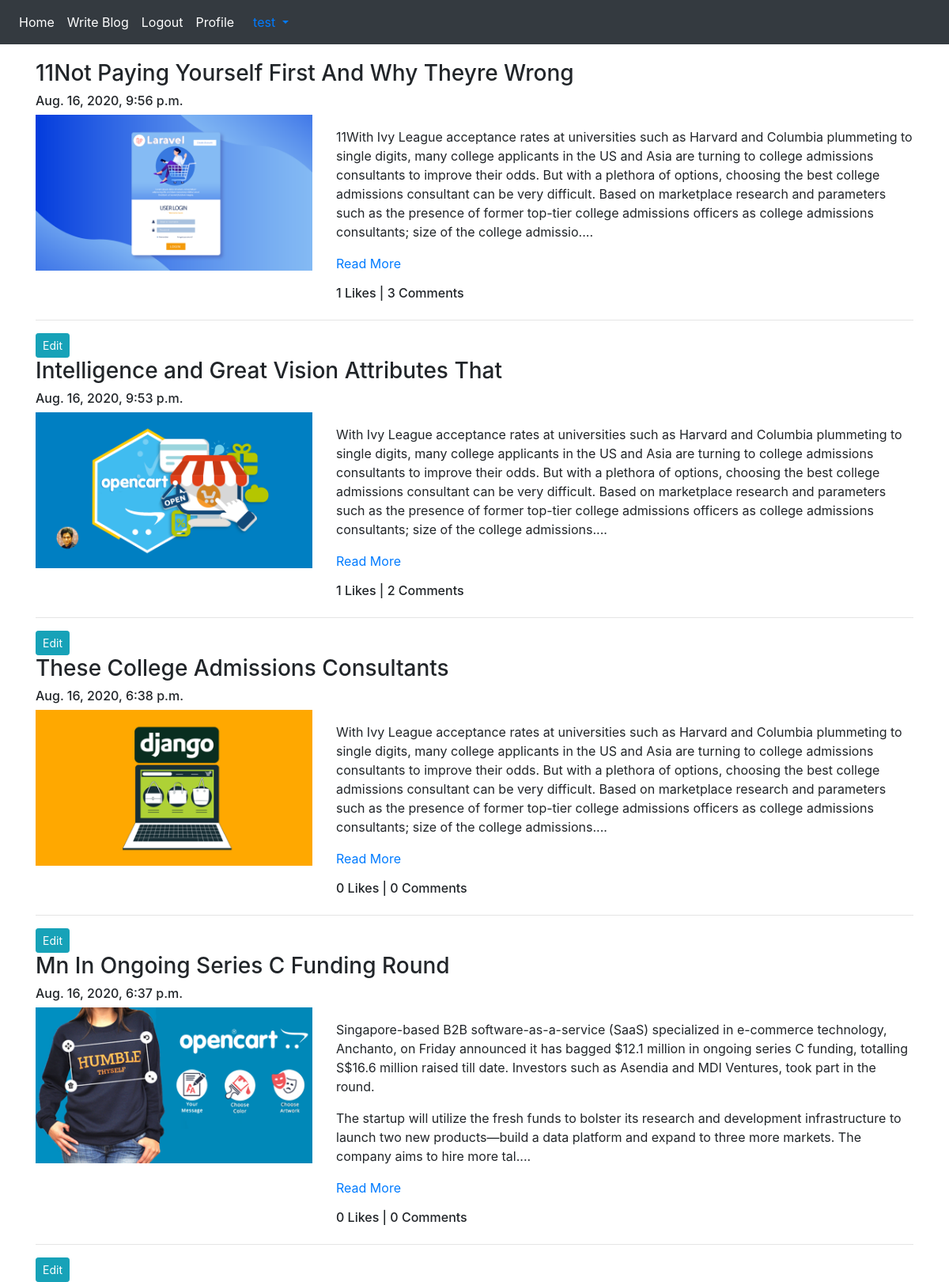
The app's page /blog/my-blog/ (signed in) with its own data.
### App_Blog/models.py (models this page shows, shortened)
class Blog(models.Model):
    author = models.ForeignKey(User, on_delete=models.CASCADE, related_name='post_author')
    blog_title = models.CharField(max_length=264, verbose_name="Put a Title")
    slug = models.SlugField(max_length=264, unique=True)
    blog_content = models.TextField(verbose_name="What is on your mind?")
    blog_image = models.ImageField(upload_to='blog_images', verbose_name="Blog Image")
    publish_date = models.DateTimeField(auto_now_add=True)
    update_date = models.DateTimeField(auto_now=True)
    class Meta:
        ordering = ['-publish_date']

### App_Blog/views.py (the view)
# urls.py: path('my-blog/', views.MyBlogs.as_view(), name='my_blogs'),
class MyBlogs(LoginRequiredMixin,TemplateView):
    template_name = 'App_Blog/my_blogs.html'

### App_Blog/templatetags/custom_filters.py (called while the page is built)
def range_filter(value):
    return value[0:500] + "...."

### templates/App_Blog/my_blogs.html (shortened to what this page needs)
{% extends 'base.html' %}
{% load custom_filters %}
{% block body_block %}
  {% for blog in user.post_author.all %}
<h3>{{ blog.blog_title }}</h3>
<h6>{{ blog.publish_date }}</h6>
<div class="row">
  <div class="col-sm-4">
    <img src="/media/{{blog.blog_image}}" width="100%">
  </div>
  <div class="col-sm-8">
    <p>{{ blog.blog_content|range_filter|linebreaks }}
       <a href="{% url 'App_Blog:blog_details' slug=blog.slug %}">Read More</a>
    </p>
    <h6>{{ blog.liked_blog.count }} Likes | {{ blog.blog_comment.count }} Comments</h6>
  </div>
</div>
<hr>
<a href="{% url 'App_Blog:edit_blog' pk=blog.pk %}" class="btn btn-info btn-sm">Edit</a>
  {% endfor %}
{% endblock %}

### templates/base.html (shortened to what this page needs)
<!doctype html>
<html lang="en">
  <head>
    <link rel="stylesheet" href="https://stackpath.bootstrapcdn.com/bootstrap/4.5.2/css/bootstrap.min.css">
<link rel="stylesheet" href="https://maxcdn.bootstrapcdn.com/font-awesome/4.6.3/css/font-awesome.min.css">
  </head>
  <body>
    <nav class="navbar navbar-expand-sm bg-dark navbar-dark">
        <ul class="navbar-nav">
          <li class="nav-item active">
            <a class="nav-link" href="{% url 'index' %}">Home</a>
          </li>
          {% if user.is_authenticated %}
          <li class="nav-item active">
            <a class="nav-link" href="{% url 'App_Blog:create_blog' %}">Write Blog</a>
          </li>
          <li class="nav-item active">
            <a class="nav-link" href="{% url 'App_Login:logout' %}">Logout</a>
          </li>
          <li class="nav-item active">
            <a class="nav-link" href="{% url 'App_Login:profile' %}">Profile</a>
          </li>
          {% endif %}
        </ul>
       {% if user.is_authenticated %}
        <div class="nav-item dropdown">
          <a class="nav-link dropdown-toggle" href="#" id="navbardrop" data-toggle="dropdown">
            {{ user.username }}
          </a>
      </div>
      {% endif %}
    </nav>
    <div class="container" style="padding-top:20px">
      {% block body_block %}
      {% endblock %}
    </div>
  </body>
</html>

### records on screen
Blog: blog_title "11Not Paying Yourself First And Why Theyre Wrong", publish_date "Aug. 16, 2020, 9:56 p.m.", blog_image (picture), blog_content|range_filter "11With Ivy League acceptance rates at universities such as Harvard and Columbia plummeting to single digits, many college applicants in the US and Asia are turning to college admissions consultants to improve their odds. But with a plethora of options, choosing the best college admissions consultant can be very difficult. Based on marketplace research and parameters such as the presence of former top-tier college admissions officers as college admissions consultants; size of the college admissio....", liked_blog.count "1", blog_comment.count "3"
Blog: blog_title "Intelligence and Great Vision Attributes That", publish_date "Aug. 16, 2020, 9:53 p.m.", blog_image (picture), blog_content|range_filter "With Ivy League acceptance rates at universities such as Harvard and Columbia plummeting to single digits, many college applicants in the US and Asia are turning to college admissions consultants to improve their odds. But with a plethora of options, choosing the best college admissions consultant can be very difficult. Based on marketplace research and parameters such as the presence of former top-tier college admissions officers as college admissions consultants; size of the college admissions....", liked_blog.count "1", blog_comment.count "2"
Blog: blog_title "These College Admissions Consultants", publish_date "Aug. 16, 2020, 6:38 p.m.", blog_image (picture), blog_content|range_filter "With Ivy League acceptance rates at universities such as Harvard and Columbia plummeting to single digits, many college applicants in the US and Asia are turning to college admissions consultants to improve their odds. But with a plethora of options, choosing the best college admissions consultant can be very difficult. Based on marketplace research and parameters such as the presence of former top-tier college admissions officers as college admissions consultants; size of the college admissions....", liked_blog.count "0", blog_comment.count "0"
Blog: blog_title "Mn In Ongoing Series C Funding Round", publish_date "Aug. 16, 2020, 6:37 p.m.", blog_image (picture), blog_content|range_filter "Singapore-based B2B software-as-a-service (SaaS) specialized in e-commerce technology, Anchanto, on Friday announced it has bagged $12.1 million in ongoing series C funding, totalling S$16.6 million raised till date. Investors such as Asendia and MDI Ventures, took part in the round. The startup will utilize the fresh funds to bolster its research and development infrastructure to launch two new products—build a data platform and expand to three more markets. The company aims to hire more tal....", liked_blog.count "0", blog_comment.count "0"

### other values on screen
{{ user.username }} "test"
